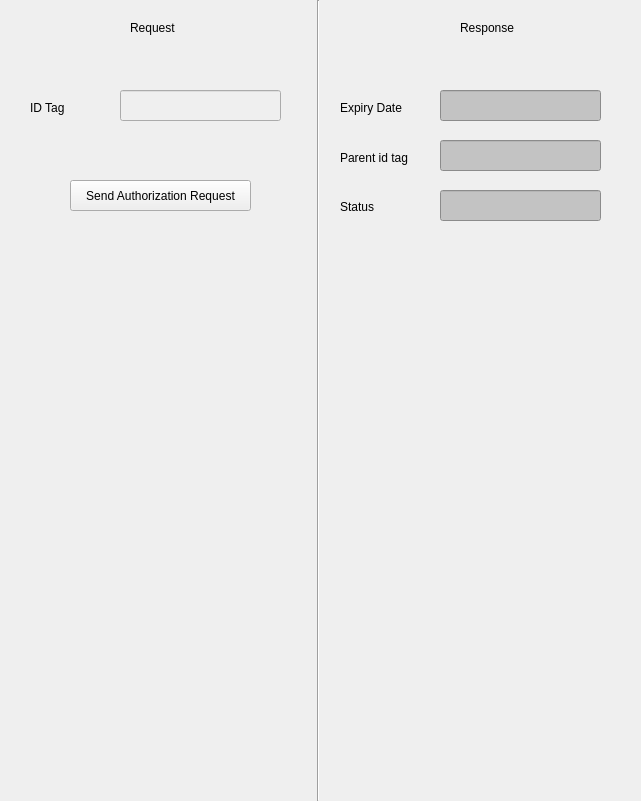
         <widget class="QWidget" name="widget_authorize" native="true">
          <property name="geometry">
           <rect>
            <x>0</x>
            <y>90</y>
            <width>641</width>
            <height>801</height>
           </rect>
          </property>
          <property name="font">
           <font>
            <strikeout>false</strikeout>
           </font>
          </property>
          <property name="focusPolicy">
           <enum>Qt::NoFocus</enum>
          </property>
          <property name="autoFillBackground">
           <bool>true</bool>
          </property>
          <widget class="QLabel" name="label">
           <property name="geometry">
            <rect>
             <x>460</x>
             <y>20</y>
             <width>61</width>
             <height>16</height>
            </rect>
           </property>
           <property name="text">
            <string>Response</string>
           </property>
          </widget>
          <widget class="QLabel" name="label_ParentIdTag_Authorize_Response">
           <property name="geometry">
            <rect>
             <x>340</x>
             <y>150</y>
             <width>71</width>
             <height>16</height>
            </rect>
           </property>
           <property name="text">
            <string>Parent id tag</string>
           </property>
          </widget>
          <widget class="QLabel" name="label_ExpiryDate_Authorize_Response">
           <property name="geometry">
            <rect>
             <x>340</x>
             <y>100</y>
             <width>71</width>
             <height>16</height>
            </rect>
           </property>
           <property name="text">
            <string>Expiry Date</string>
           </property>
          </widget>
          <widget class="QLabel" name="label_Status_Authorize_Response">
           <property name="geometry">
            <rect>
             <x>340</x>
             <y>200</y>
             <width>47</width>
             <height>13</height>
            </rect>
           </property>
           <property name="text">
            <string>Status</string>
           </property>
          </widget>
          <widget class="QLineEdit" name="lineEdit_ParentIdTag_Authorize_Response">
           <property name="geometry">
            <rect>
             <x>440</x>
             <y>140</y>
             <width>161</width>
             <height>31</height>
            </rect>
           </property>
           <property name="styleSheet">
            <string notr="true">background:rgb(195,195,195)</string>
           </property>
           <property name="readOnly">
            <bool>true</bool>
           </property>
           <property name="cursorMoveStyle">
            <enum>Qt::LogicalMoveStyle</enum>
           </property>
           <property name="clearButtonEnabled">
            <bool>false</bool>
           </property>
          </widget>
          <widget class="QLineEdit" name="lineEdit_ExpiryDate_Authorize_Response">
           <property name="geometry">
            <rect>
             <x>440</x>
             <y>90</y>
             <width>161</width>
             <height>31</height>
            </rect>
           </property>
           <property name="styleSheet">
            <string notr="true">background:rgb(195, 195, 195)</string>
           </property>
           <property name="text">
            <string/>
           </property>
           <property name="readOnly">
            <bool>true</bool>
           </property>
          </widget>
          <widget class="Line" name="line">
           <property name="geometry">
            <rect>
             <x>310</x>
             <y>0</y>
             <width>16</width>
             <height>801</height>
            </rect>
           </property>
           <property name="orientation">
            <enum>Qt::Vertical</enum>
           </property>
          </widget>
          <widget class="QLabel" name="label_5">
           <property name="geometry">
            <rect>
             <x>130</x>
             <y>20</y>
             <width>61</width>
             <height>16</height>
            </rect>
           </property>
           <property name="text">
            <string>Request</string>
           </property>
          </widget>
          <widget class="QLabel" name="label_IdTag_Authorize_Request">
           <property name="geometry">
            <rect>
             <x>30</x>
             <y>100</y>
             <width>61</width>
             <height>16</height>
            </rect>
           </property>
           <property name="text">
            <string>ID Tag</string>
           </property>
          </widget>
          <widget class="QLineEdit" name="lineEdit_IdTag_Authorize_Request">
           <property name="enabled">
            <bool>false</bool>
           </property>
           <property name="geometry">
            <rect>
             <x>120</x>
             <y>90</y>
             <width>161</width>
             <height>31</height>
            </rect>
           </property>
           <property name="text">
            <string/>
           </property>
          </widget>
          <widget class="QPushButton" name="pushButton_Send_Authorization_Req">
           <property name="geometry">
            <rect>
             <x>70</x>
             <y>180</y>
             <width>181</width>
             <height>31</height>
            </rect>
           </property>
           <property name="text">
            <string>Send Authorization Request</string>
           </property>
          </widget>
          <widget class="QLineEdit" name="lineEdit_Status_Authorize_Response">
           <property name="geometry">
            <rect>
             <x>440</x>
             <y>190</y>
             <width>161</width>
             <height>31</height>
            </rect>
           </property>
           <property name="autoFillBackground">
            <bool>false</bool>
           </property>
           <property name="styleSheet">
            <string notr="true">background:rgb(195,195,195)</string>
           </property>
           <property name="readOnly">
            <bool>true</bool>
           </property>
          </widget>
         </widget>
